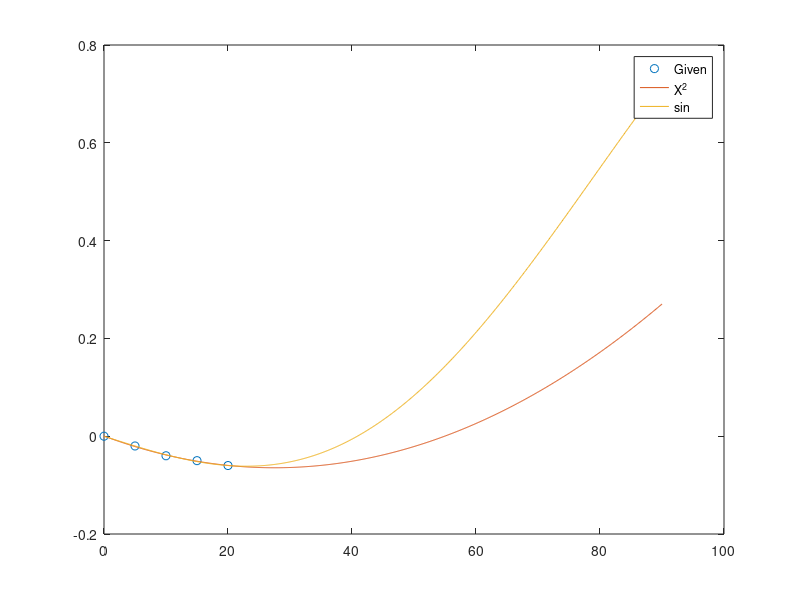

Recreate this plot in MATLAB.
clc; clear; close all

alpha = [0 5 10 15 20];
Mz = [0 -0.02 -0.04 -0.05 -0.06];
Mzs1 = 0.723417;
Mzs2 = -0.4782656;
Mzc1 = -0.269692;
Mzc2 = 0.25250197;
Mzseq = Mzs1.*sind([0:0.1:90]) + Mzs2.*sind(2.*[0:0.1:90]);
% Mzceq = Mzc1.*cosd([0:0.1:90]) + Mzc2.*cosd(2.*[0:0.1:90]);
% syms Mz1 Mz2
% [M1,M2]=solve([-0.02==Mz1*sind(5)+Mz2*sind(10),-0.06==Mz1*sind(20)+Mz2*sind(40)],[Mz1,Mz2])

Cmpoly = polyfit(alpha,Mz,2);
Mfitted = polyval(Cmpoly,[0:0.1:90]);
figure(3); plot(alpha,Mz,'o',[0:0.1:90],Mfitted,[0:0.1:90],Mzseq);
legend('Given','X^2','sin')
